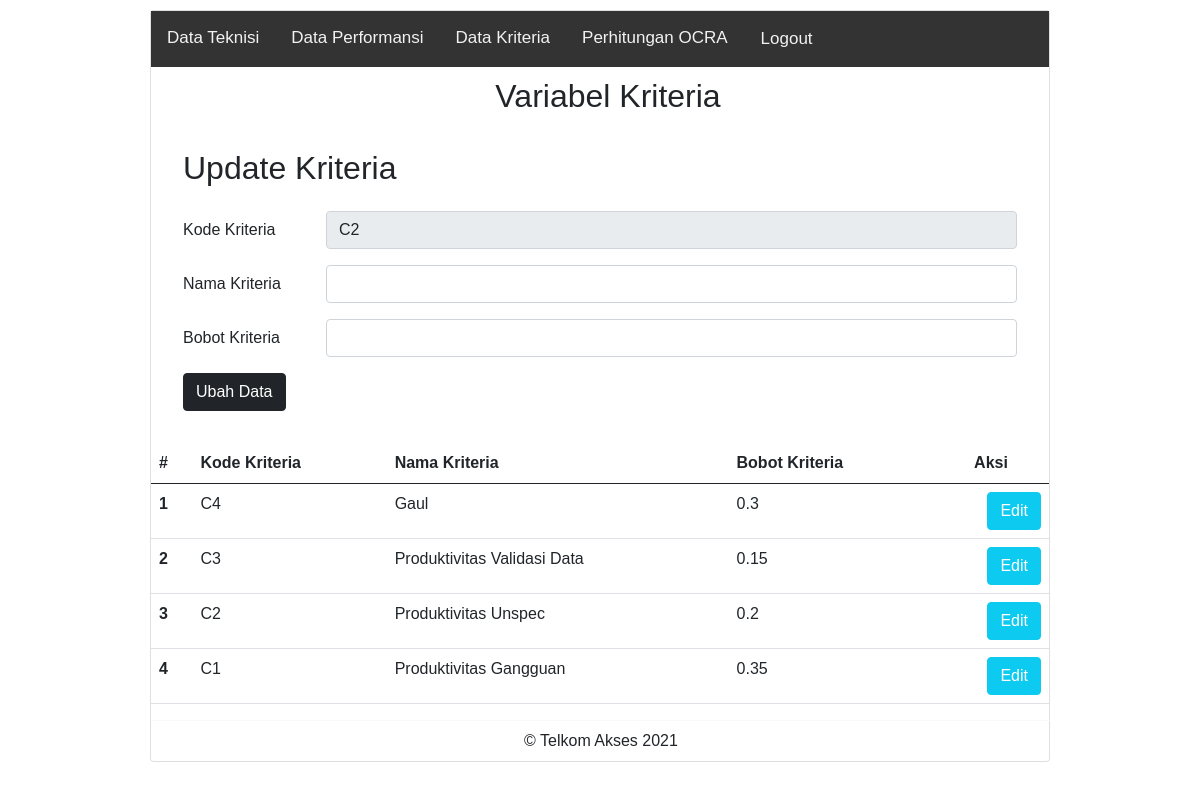
The app's page /kriteria.php?op=edit&id=2 with its own data.
### tables this page shows
CREATE TABLE `tb_kriteria` (
  `id_kriteria` int(11) NOT NULL,
  `kode_kriteria` varchar(11) NOT NULL,
  `nama_kriteria` varchar(50) NOT NULL,
  `bobot_kriteria` float NOT NULL
);

### kriteria.php (the view, shortened to what this page needs)
<?php
$host       = "localhost";
$user       = "root";
$pass       = "";
$db         = "ocra";
$koneksi    = mysqli_connect($host, $user, $pass, $db);
$kode_kriteria    = "";
$nama_kriteria    = "";
$bobot_kriteria   = "";
if (isset($_GET['op'])) {
    $op = $_GET['op'];
} else {
    $op = "";
}
if ($op == 'edit') {
    $id         = $_GET['id'];
    $sql1       = "select * from tb_kriteria where id_kriteria = '$id'";
    $q1         = mysqli_query($koneksi, $sql1);
    $r1         = mysqli_fetch_array($q1);
    $kode_kriteria    = $r1['kode_kriteria'];
}
?>
<!DOCTYPE html>
<html lang="en">
<head>
    <link href="https://cdn.jsdelivr.net/npm/bootstrap@5.0.0-beta2/dist/css/bootstrap.min.css" rel="stylesheet">
</head>
<body>
<div class="card mx-auto">
            <div class="topnav">
                <a href="index.php">Data Teknisi</a>
                <a href="performansi.php">Data Performansi</a>
                <a href="kriteria.php">Data Kriteria</a>
                <a href="">Perhitungan OCRA</a>
                <a href="" class="btn button_right">Logout</a>
            </div>
            <div style="padding-left:16px; margin-top:10px">
                <center><h2>Variabel Kriteria</h2></center>
            </div>
            <div class="card-body">
            <div style="padding-left:16px; margin-top:10px">
                <h2>Update Kriteria</h2>
            </div>
            <div class="card-body">
                <form action="kriteria.php<?php if(isset($_GET['op'])){echo "?op=".$_GET['op']."&id=".$_GET['id'];}?>" method="POST" enctype="multipart/form-data">
                    <div class="mb-3 row">
                        <label for="kode_kriteria" class="col-sm-2 col-form-label">Kode Kriteria</label>
                        <div class="col-sm-10">
                            <input type="text" disabled class="form-control" id="kode_kriteria" name="kode_kriteria" value="<?php echo $kode_kriteria ?>">
                        </div>
                    </div>
                    <div class="mb-3 row">
                        <label for="nama_kriteria" class="col-sm-2 col-form-label">Nama Kriteria</label>
                        <div class="col-sm-10">
                            <input type="text" class="form-control" id="nama_kriteria" name="nama_kriteria" value="<?php echo $nama_kriteria ?>">
                        </div>
                    </div>
                    <div class="mb-3 row">
                        <label for="bobot_kriteria" class="col-sm-2 col-form-label">Bobot Kriteria</label>
                        <div class="col-sm-10">
                            <input type="text" class="form-control" id="bobot_kriteria" name="bobot_kriteria" value="<?php echo $bobot_kriteria ?>">
                        </div>
                    </div>
                    <div class="col-12">
                        <input type="submit" name="edit" value="<?php if(isset($_GET['op'])){echo "Ubah Data";}else{echo "Simpan Data";}?>" class="btn btn-dark" />
                    </div>
                    </form>
                </div>
            </div>
            <table class="table">
                    <thead>
                        <tr>
                            <th scope="col">#</th>
                            <th scope="col">Kode Kriteria</th>
                            <th scope="col">Nama Kriteria</th>
                            <th scope="col">Bobot Kriteria</th>
                            <th scope="col"><center>Aksi</center></th>
                        </tr>
                    </thead>
                    <tbody id="myTable">
                    <?php
                        $sql2   = "select * from tb_kriteria order by id_kriteria desc";
                        $q2     = mysqli_query($koneksi, $sql2);
                        $urut   = 1;
                        while ($r2 = mysqli_fetch_array($q2)) {
                            $id                 = $r2['id_kriteria'];
                            $kode_kriteria      = $r2['kode_kriteria'];
                            $nama_kriteria      = $r2['nama_kriteria'];
                            $bobot_kriteria     = $r2['bobot_kriteria'];
                    ?>
                            <tr>
                                <th scope="row"><?php echo $urut++ ?></th>
                                <td scope="row"><?php echo $kode_kriteria ?></td>
                                <td scope="row"><?php echo $nama_kriteria ?></td>
                                <td scope="row"><?php echo $bobot_kriteria ?></td>
                                <td scope="row">
                                <div class="d-grid gap-2 d-md-flex justify-content-md-end">
                                    <a href="kriteria.php?op=edit&id=<?php echo $id ?>"><button type="button" class="btn btn-info text-white">Edit</button></a>
                                </div>
                                </td>
                            </tr>
                            <?php
                                }
                            ?>
                    </tbody>
                </table>
                <div class="mx-auto card-footer bg-transparent border-light"><center>&copy; Telkom Akses 2021</center></div>
            </div>
</body>
</html>

### kriteria.php (style rules this page uses)
.mx-auto { width: 900px }
.button_right { float: right; margin-right: 15px; }
.card { margin-top: 10px; }
body { margin: 0; font-family: Arial, Helvetica, sans-serif; }
.topnav { overflow: hidden; background-color: #333; }
.topnav a { float: left; color: #f2f2f2; text-align: center; padding: 14px 16px; text-decoration: none; font-size: 17px; }

### records on screen
tb_kriteria: kode_kriteria "C2", nama_kriteria "Produktivitas Unspec", bobot_kriteria "0.2"
tb_kriteria: kode_kriteria "C4", nama_kriteria "Gaul", bobot_kriteria "0.3"
tb_kriteria: kode_kriteria "C3", nama_kriteria "Produktivitas Validasi Data", bobot_kriteria "0.15"
tb_kriteria: kode_kriteria "C1", nama_kriteria "Produktivitas Gangguan", bobot_kriteria "0.35"
